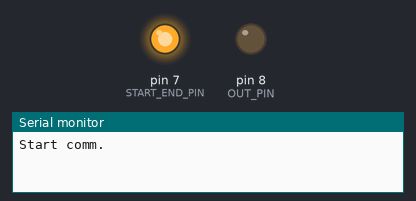
Recording of a sketch running on a simulated Arduino Uno, built with avr-gcc and run on an emulated ATmega328P. Shown: output pins drawn as LEDs (lit = HIGH), the last lines printed to the serial monitor.

Above: at 0.1 s.
At 9.3 s:
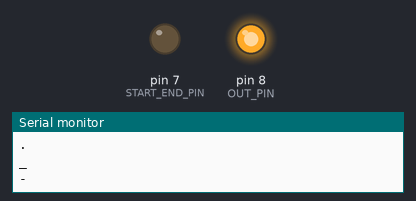
At 14.9 s:
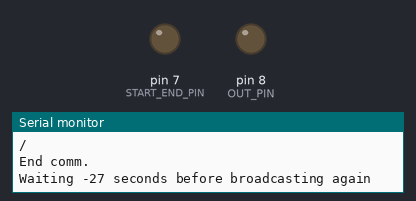
Timing chart, 0 to 16.4 s (numbered marks = the images above):
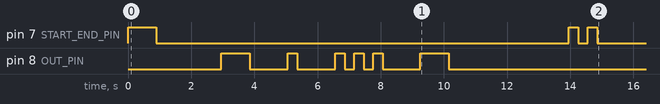

The sketch:

morse_encoder.ino
```cpp
#include "include/morse_utils.h"

const short OUT_PIN = 8;
const short START_END_PIN = 7;

void setup() {
  Serial.begin(9600);
  pinMode(OUT_PIN, OUTPUT);
  pinMode(START_END_PIN, OUTPUT);
  digitalWrite(OUT_PIN, LOW);
  digitalWrite(START_END_PIN, LOW);
}

void loop ()
{
  //Start
  start_comm(START_END_PIN);
  delay(time_delay);
  //Convert
  String text = "test";
  String morse_text = text_to_morse(text);
  morse_to_led(morse_text, OUT_PIN);
  delay(time_delay);
  // End communications
  end_comm(START_END_PIN);
  Serial.println("Waiting "+String(time_between_broadcasts/1000)+" seconds before broadcasting again");
  delay(time_between_broadcasts);
}
```

Measured:
- by itself, pin 7 (START_END_PIN): goes HIGH 0.90 s, LOW 13.1 s, HIGH 0.30 s, LOW 0.30 s, HIGH 0.30 s, then LOW
- by itself, pin 8 (OUT_PIN): LOW → HIGH at 3.0 s, → LOW 0.90 s later, → HIGH 1.2 s later, → LOW 0.30 s later, … (12 changes in this stretch)
